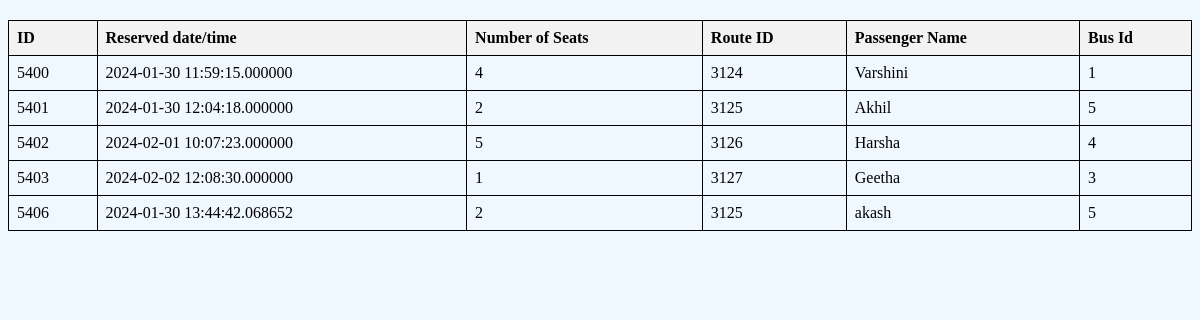
Screenshot of /viewres.php with the database file from the repository.
### tables this page shows
CREATE TABLE `reservation` (
  `res_id` int(4) NOT NULL,
  `reserved date/time` datetime(6) NOT NULL DEFAULT current_timestamp(6),
  `no_of_persons` int(10) NOT NULL,
  `ro_id` int(5) NOT NULL,
  `name` varchar(15) NOT NULL,
  `b_id` int(2) NOT NULL
);

### viewres.php (the view, shortened to what this page needs)
<html lang="en">
<head>
</head>
<body>
<?php
$conn = mysqli_connect('localhost','root','','bus');
$sql = "SELECT * FROM reservation";
$result = $conn->query($sql);
if ($result->num_rows > 0) {
    echo "<table>";
    echo "<tr><th>ID</th><th>Reserved date/time</th><th>Number of Seats</th><th>Route ID</th><th>Passenger Name</th><th>Bus Id</th></tr>";
    while ($row = $result->fetch_assoc()) {
        echo "<tr>";
        echo "<td>" . $row['res_id'] . "</td>";
        echo "<td>" . $row['reserved date/time'] . "</td>";
        echo "<td> ". $row['no_of_persons'] . "</td>";
        echo "<td>" . $row['ro_id'] . "</td>";
        echo "<td>" . $row['name'] . "</td>";
        echo "<td>" . $row['b_id'] . "</td>";
        echo "</tr>";
    }
    echo "</table>";
} else {
    echo "No reservations found in the database.";
}
?>
</body>
</html

### viewres.php (style rules this page uses)
table { width: 100%; border-collapse: collapse; margin-top: 20px; }
th, td { border: 1px solid black; padding: 8px; text-align: left; }
th { background-color: #f2f2f2; }
* { background-color:aliceblue; }

### rows the page displays
reservation: res_id "5400", value "2024-01-30 11:59:15.000000", no_of_persons "4", ro "3124", name "Varshini", b "1"
reservation: res_id "5401", value "2024-01-30 12:04:18.000000", no_of_persons "2", ro "3125", name "Akhil", b "5"
reservation: res_id "5402", value "2024-02-01 10:07:23.000000", no_of_persons "5", ro "3126", name "Harsha", b "4"
reservation: res_id "5403", value "2024-02-02 12:08:30.000000", no_of_persons "1", ro "3127", name "Geetha", b "3"
reservation: res_id "5406", value "2024-01-30 13:44:42.068652", no_of_persons "2", ro "3125", name "akash", b "5"
